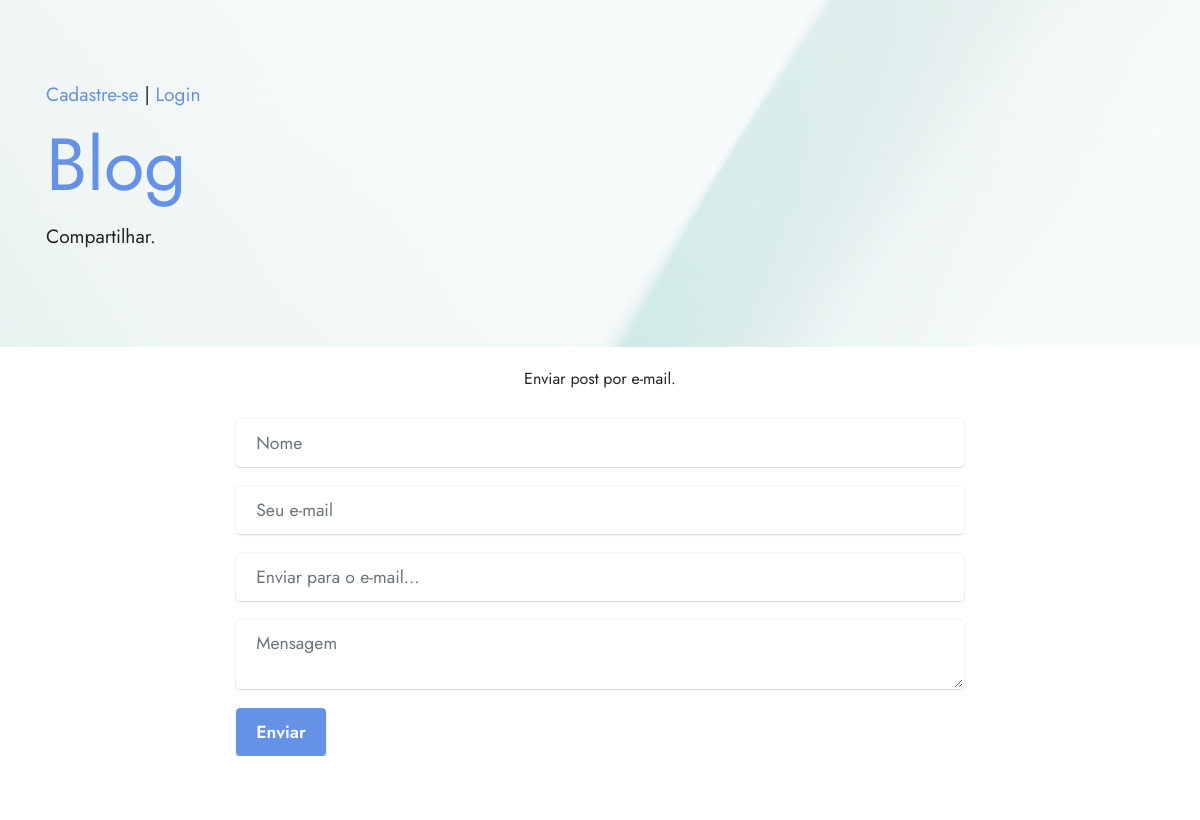
Page /share/11/ on the earlier database version.
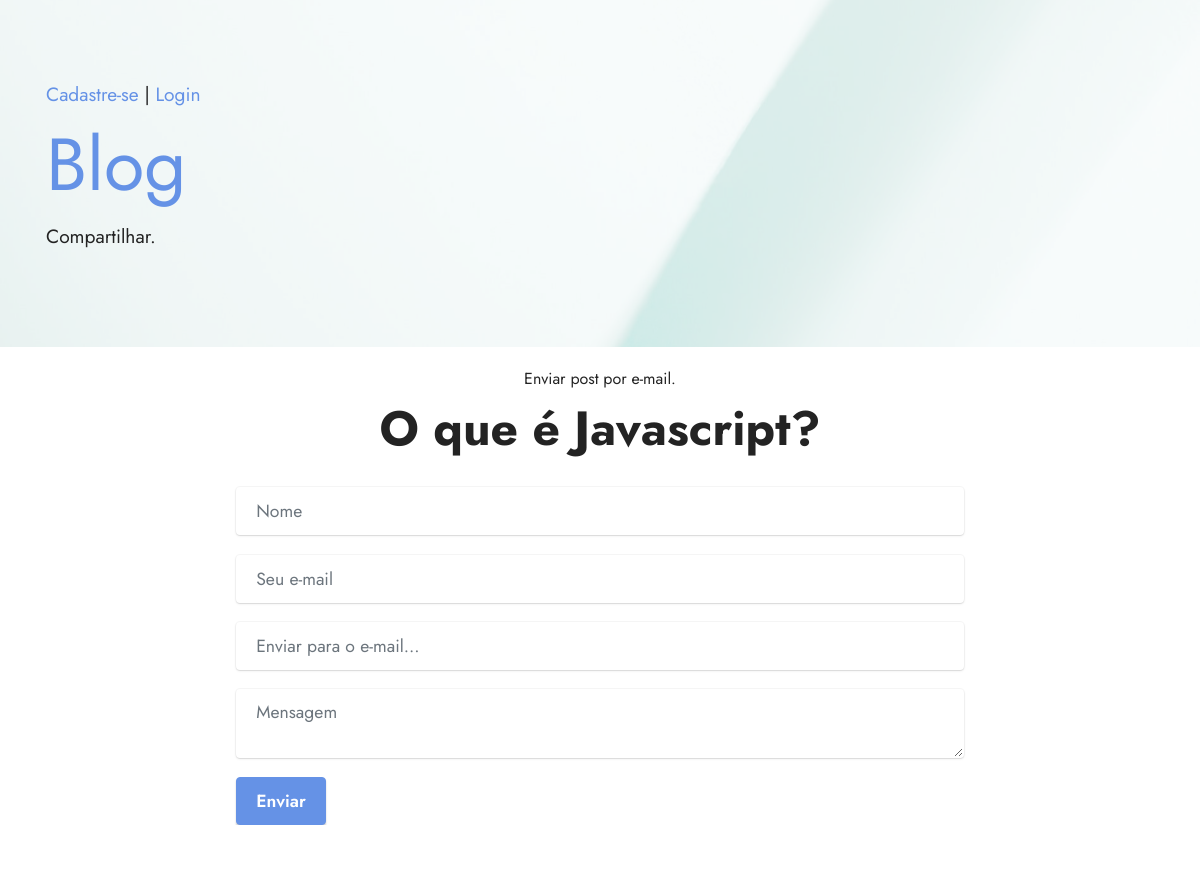
Same page on the later database version.
### app/models.py (models this page shows, shortened)
class Post(models.Model):
    objects = models.Manager()
    publicados = PublicadosManager()
    STATUS_CHOICES = (
        ('rascunho', 'Rascunho'),
        ('publicado', 'Publicado')
    )
    titulo = models.CharField(max_length=70)
    slug = models.SlugField(max_length=70)
    corpo = models.TextField()
    status = models.CharField(max_length=9, choices=STATUS_CHOICES, default='rascunho')
    criado = models.DateTimeField(auto_now_add=True)
    publicado = models.DateTimeField(auto_now=True)
    autor = models.ForeignKey(User, on_delete=models.CASCADE, related_name='posts_autor')
    imagem = StdImageField('Imagem', upload_to='posts', blank=True, null=True,
                           variations={'thumb': {
                               'width': 438,
                               'height': 438,
                               'cropt': True}})
    class Meta:
        verbose_name = 'Post'
        verbose_name_plural = 'Posts'
        ordering = ('-publicado',)

### app/views.py (the view, shortened to what this page needs)
# urls.py: path('share/<int:pk>/', views.FormContactView.as_view(), name='share'),
class FormContactView(FormView):
    template_name = 'blog/post/share.html'
    form_class = EmailPost
    success_url = reverse_lazy('home')
    meupost = Post()
    def get_post(self, id_post):
        try:
            return Post.publicados.get(pk=id_post)
        except Post.DoesNotExist:
            messages.error(self.request, 'O post não existe!')
            reverse_lazy('home')
    def get_context_data(self, **kwargs):
        context = super(FormContactView, self).get_context_data(**kwargs)
        context['post'] = self.get_post(self.kwargs['pk'])
        return context

### app/forms.py (shortened to what this page needs)
class EmailPost(forms.Form):
    nome = forms.CharField(max_length=100)
    email = forms.EmailField()
    destino = forms.EmailField()
    coments = forms.CharField(required=False,
                              widget=forms.Textarea)

### app/models.py (called while the page is built)
    def get_queryset(self):
        return super().get_queryset().filter(status='publicado')

### app/templates/blog/post/share.html (shortened to what this page needs)
{% extends 'blog/base/base.html' %}
{% load static %}
{% block conteudo %}
<section class="form6 cid-sunxTcEbC6" id="form6-q">
    <div class="container">
        <br>
        <div class="mbr-section-head">
            <p class="align-center">
                Enviar post por e-mail.
            </p>
            <h3 class="mbr-section-title mbr-fonts-style align-center mb-0 display-2">
                <strong>{{ post.titulo }}</strong></h3>
        </div>
        <div class="row justify-content-center mt-4">
            <div class="col-lg-8 mx-auto mbr-form">
                <form action="" method="post">
                    <div class="dragArea row">
                        <div class="col-lg-12 col-md-12 col-sm-12 form-group">
                            <input type="text" name="nome" placeholder="Nome" class="form-control" value="" id="name-form6-q">
                        </div>
                        <div class="col-lg-12 col-md-12 col-sm-12 form-group">
                            <input type="email" name="email" placeholder="Seu e-mail" class="form-control" value="" id="email-form6-q">
                        </div>
                        <div class="col-lg-12 col-md-12 col-sm-12 form-group">
                            <input type="tel" name="destino" placeholder="Enviar para o e-mail..." class="form-control" value="" id="phone-form6-q">
                        </div>
                        <div class="col-lg-12 col-md-12 col-sm-12 form-group">
                            <textarea placeholder="Mensagem" name="coments" data-form-field="mensagem" class="form-control" value="" id="mensagem-form6-q"></textarea>
                        </div>
                        <div class="col-auto mbr-section-btn align-center">
                            <button type="submit" class="btn btn-primary display-4">Enviar</button>
                        </div>
                    </div>
                </form>
            </div>
        </div>
    </div>
</section>
{% endblock %}

### app/templates/blog/base/base.html (shortened to what this page needs)
{% load static %}
<!DOCTYPE html>
<html>
<head>
    <link rel="stylesheet" href="{% static 'assets/bootstrap/css/bootstrap.min.css' %}">
    <link rel="stylesheet" href="{% static 'assets/bootstrap/css/bootstrap-grid.min.css' %}">
    <link rel="stylesheet" href="{% static 'assets/bootstrap/css/bootstrap-reboot.min.css' %}">
    <link rel="stylesheet" href="{% static 'assets/parallax/jarallax.css' %}">
    <link rel="stylesheet" href="{% static 'assets/socicon/css/styles.css' %}">
    <link rel="stylesheet" href="{% static 'assets/theme/css/style.css' %}">
    <link rel="stylesheet" href="{% static 'assets/mobirise/css/mbr-additional.css' %}" type="text/css">
</head>
<body>
<section data-bs-version="5.1" class="header2 cid-tzVgfOnXBf mbr-parallax-background" id="header2-0">
    <div class="mbr-overlay" style="opacity: 0.8; background-color: rgb(255, 255, 255);"></div>
    <div class="container">
        <div class="row">
            <div class="col-12 col-lg-7">
                <p id="change_text_" class="mbr-text mbr-fonts-style display-7">
                {% if user.is_anonymous %}
                    <a href="{% url 'cadusuario' %}" >
                        Cadastre-se
                    </a>
                    |
                    <a href="{% url 'loginuser' %}" >
                        Login
                    </a>
                {% endif %}
                </p>
            </div>
            <div class="col-12 col-lg-7">
                <h1 class="mbr-section-title mbr-fonts-style mb-3 display-1"><strong>
                    <a href="/">Blog</a>
                </strong></h1>
                <p id="change_text" class="mbr-text mbr-fonts-style display-7">Veja abaixo os últimos posts.</p>
            </div>
        </div>
    </div>
</section>
  {% block conteudo %} {% endblock %}
<section class="display-7"
         style="padding: 0;align-items: center;justify-content: center;flex-wrap: wrap;    align-content: center;display: flex;position: relative;height: 4rem;">
    <a href="https://mobiri.se/645118" style="flex: 1 1;height: 4rem;position: absolute;width: 100%;z-index: 1;"><img
            alt="" style="height: 4rem;"
></a>
                                                                                       </section>
</body>
</html>

### app/static/assets/theme/css/style.css (style rules this page uses)
section { background-color: #ffffff; }
body { font-style: normal; line-height: 1.5; font-weight: 400; color: #232323; position: relative; }
button { background-color: transparent; border-color: transparent; }
section, .container, .container-fluid { position: relative; word-wrap: break-word; }
a { font-style: normal; font-weight: 400; cursor: pointer; }
a, a:hover { text-decoration: none; }
.mbr-section-title { font-style: normal; line-height: 1.3; }
.mbr-text { font-style: normal; line-height: 1.7; }
h1, h2, h3, h4, h5, h6, .display-1, .display-2, .display-4, .display-5, .display-7, span, p, a { line-height: 1; word-break: break-word; word-wrap: break-word; font-weight: 400; }
b, strong { font-weight: bold; }
section { background-position: 50% 50%; background-repeat: no-repeat; background-size: cover; }
.align-center { text-align: center; }
img, iframe { display: block; width: 100%; }
.mbr-section-btn { margin-left: -0.6rem; margin-right: -0.6rem; font-size: 0; }
.btn { font-weight: 600; border-width: 1px; font-style: normal; margin: 0.6rem 0.6rem; white-space: normal; transition: all 0.2s ease-in-out; display: inline-flex; align-items: center; justify-content: center; word-break: break-word; }
[type=submit] { -webkit-appearance: none; }
.row { display: -webkit-flex; -webkit-flex-wrap: wrap; }
.justify-content-center { -webkit-justify-content: center; }
html, body { height: auto; min-height: 100vh; }
.form-control { background-color: #ffffff; background-clip: border-box; color: #232323; line-height: 1rem !important; height: auto; padding: 0.6rem 1.2rem; transition: border-color 0.25s ease 0s; border: 1px solid transparent !important; border-radius: 4px; box-shadow: rgba(0, 0, 0, 0.07) 0px 1px 1px 0px, rgba(0, 0, 0, 0.07) 0px 1px 3px 0px, rgba(0, 0, 0, 0.03) 0px 0px 0px 1px; }
form .row { margin-left: -0.6rem; margin-right: -0.6rem; }
form .row [class*=col] { padding-left: 0.6rem; padding-right: 0.6rem; }
form .mbr-section-btn { margin: 0; padding-left: 0.6rem; padding-right: 0.6rem; }
form .btn { display: flex; padding: 0.6rem 1.2rem; margin: 0; }
textarea.form-control { line-height: 1.5rem !important; }
.form-group { margin-bottom: 1.2rem; }
.form-control, form .btn { min-height: 48px; }
.mbr-overlay { background-color: #000; bottom: 0; left: 0; opacity: 0.5; position: absolute; right: 0; top: 0; z-index: 0; pointer-events: none; }
.mt-4 { margin-top: 2rem !important; }
@media (min-width: 992px) { .container { padding-left: 16px; padding-right: 16px; } }
@media (min-width: 992px) { .row { margin-left: -16px; margin-right: -16px; } }
@media (min-width: 992px) { .row > [class*=col] { padding-left: 16px; padding-right: 16px; } }

### app/static/assets/mobirise/css/mbr-additional.css (style rules this page uses)
body { font-family: Jost; }
.display-1 { font-family: 'Jost', sans-serif; font-size: 4.6rem; line-height: 1.1; }
.display-2 { font-family: 'Jost', sans-serif; font-size: 3rem; line-height: 1.1; }
.display-4 { font-family: 'Jost', sans-serif; font-size: 1.1rem; line-height: 1.5; }
.display-7 { font-family: 'Jost', sans-serif; font-size: 1.2rem; line-height: 1.5; }
.btn { padding: 0.6rem 1.2rem; border-radius: 4px; }
.btn-primary, .btn-primary:active { background-color: #6592e6 !important; border-color: #6592e6 !important; color: #ffffff !important; box-shadow: 0 2px 2px 0 rgba(0, 0, 0, 0.2); }
a, a:hover { color: #6592e6; }
.form-control { font-family: 'Jost', sans-serif; font-size: 1.1rem; line-height: 1.5; font-weight: 400; }
body { overflow-x: hidden; }
a { transition: color 0.6s; }
.cid-tzVgfOnXBf { padding-top: 5rem; padding-bottom: 5rem; background-image: url("../../../assets/images/background7.jpg"); }

Differences in the rows shown:
added Post: titulo "O que é Javascript?"
